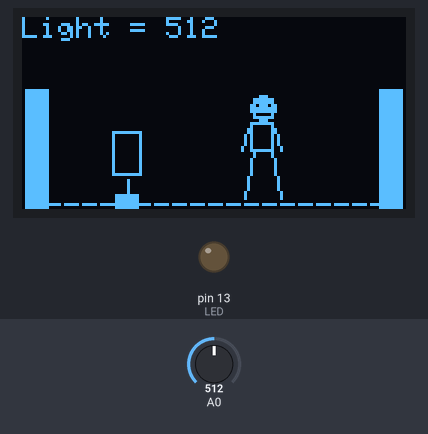
Bench run of a sketch on a simulated Arduino Uno, built with avr-gcc and run on an emulated ATmega328P. Parts: 128×64 one-colour display, output pins drawn as LEDs (lit = HIGH). The inputs (shaded band) are chosen by the test bench; at power-on: A0 = 512.

Above: at 3.2 s.
3.3 s: A0 set to 211
At 3.91 s:
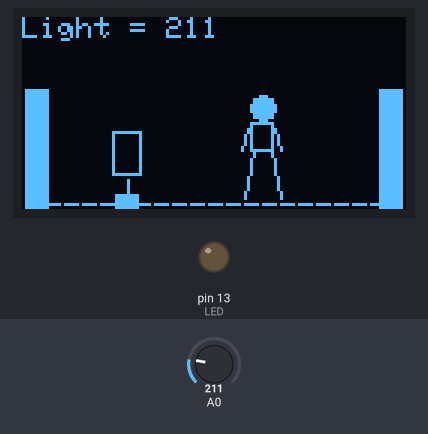
5.2 s: A0 set to 185
At 6.73 s:
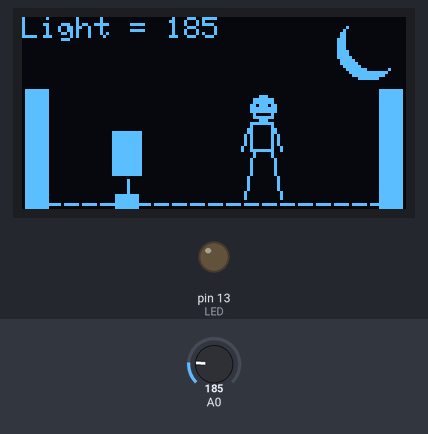
8.2 s: A0 set to 210
At 8.83 s:
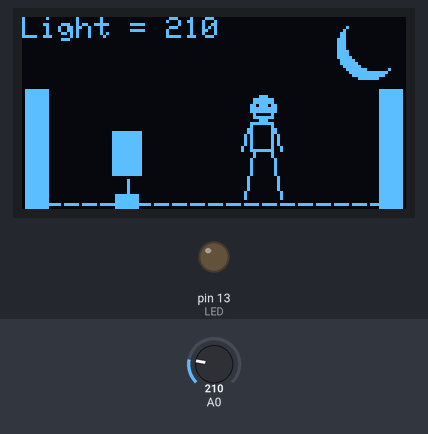
Timing chart, 0 to 11.2 s (numbered marks = the images above; inputs shaded):
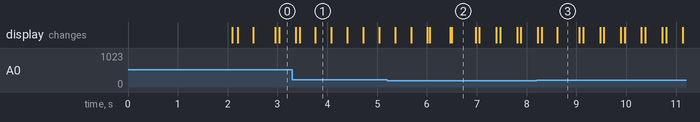

Measured:
- the behaviour switches between 200 and 199 on A0 (found by bisection; images 1 and 2)
- after the input at 3.3 s, the display: first differs from a run without the input after 0.45 s (image 1)
- after the input at 5.2 s, the display: first differs from a run without the input after 1.3 s (image 2)
- after the input at 8.2 s, the display: first differs from a run without the input after 0.41 s (image 3)

The sketch:

HubWorld_Satellite_V04_102.ino
```cpp
// Hub World Satellite
// This one is 102 - change to suit

// Replies with full protocol to Hub
// Animates character turning on/off a light - maybe tone for action
// If dark for over 10 seconds he goes to sleep (sleep mode from the Hub)
// Random movements such as arms moveets, legs.
// Dark mode triggers noise from hub of a ping and "Light = Dark!"


#include <Wire.h>
#include <Adafruit_GFX.h>
#include <Adafruit_SSD1306.h>

#define SCREEN_WIDTH 128
#define SCREEN_HEIGHT 64

Adafruit_SSD1306 display(128,64,&Wire,-1);


int personx = 80;
int persony = 30;
int eye1;
int eye2;
int looper; // general looping function


// Satellite specific
int lightLevel = 0;
int lampOn = 0;
int sun = 0;
int moon = 0;

const int LED = LED_BUILTIN;
const int SATELLITE_NUMBER = 102;

// Message reception
int messagePart = 0;
int receivedValues[4];

String incomingNumber = "";

int Hub = 0; // has the Hub been detected


void setup()
{
  display.begin(SSD1306_SWITCHCAPVCC,0x3C);

  pinMode(LED, OUTPUT);
  Serial.begin(115200);

  display.clearDisplay();

  display.setTextColor(SSD1306_WHITE);

  display.setTextSize(2);
  display.setCursor(10,10);
  display.print("Hub World");
  display.setTextSize(1);
  display.setCursor(28,56);
  display.print("Satellite 102");

  display.display();

  delay(2000);

  display.clearDisplay();
}


void loop()
{
    // ----  Start of basic screen
    display.setTextColor(SSD1306_WHITE);
    display.setTextSize(1);


    display.setCursor(2,56);
    for(int a = 2; a <= 129; a++) {display.print("_");}

    leftdoor();
    rightdoor();
    display.display();

    // --- End of basic screen

    // display character person
    personfront();
    eyes();
    mouth();
    display.display();


  // Check for incoming serial data
  while (Serial.available() > 0) {

    char incomingChar = Serial.read();

    // Newline means one number is complete
    if (incomingChar == '\n') {

      int value = incomingNumber.toInt();
      incomingNumber = "";

      // Waiting for the start marker
      if (messagePart == 0) {

        if (value == 999) {
          receivedValues[0] = value;
          messagePart = 1;
        }
      }

      // Receiving the remaining three fields
      else {

        receivedValues[messagePart] = value;
        messagePart++;

        // Four fields received
        if (messagePart == 4) {

          int satelliteNumber = receivedValues[1];
          int command = receivedValues[2];
          int specialCommand = receivedValues[3];

          // Is this message for me?
          if (satelliteNumber == SATELLITE_NUMBER)
          {
            Hub = 1; // hub has been seen
            // Send acknowledgement
            digitalWrite(LED, HIGH);

            Serial.println(888);
            Serial.println(satelliteNumber);
            Serial.println(command);
            Serial.println(specialCommand);

            digitalWrite(LED, LOW);

            // Animate from left side to middle


            // print greeting on screen
            display.setCursor(30,12);
            display.print("HELLO!");
            display.display();

            delay(2000);

            // Move character into room
            for (looper = 105; looper > 100; looper--)
               {
                //looper = looper +1; // double speed walk to the right
                personx = looper;
                personfront();
                eyes();
                mouth();
                display.display();
                delay(1);
               }

            display.setTextColor(SSD1306_BLACK);
            display.setCursor(30,12);
            display.print("HELLO!");
            display.display();
            display.setTextColor(SSD1306_WHITE);

          }

          // Ready for the next message
          messagePart = 0;
        }
      }
    }

    // Ignore carriage return
    else if (incomingChar != '\r') {
      incomingNumber += incomingChar;
    }
  }

  // Other Hub World code runs here
  lightLevel = analogRead(A0);
  if (Hub == 1) {Serial.println(lightLevel);} // send serial data to Hub
  delay(250); // not sampling constantly and sending serial data

  display.setCursor(0,0);
            display.print("Light = ");
            display.fillRect(48,0,30,10, SSD1306_BLACK);
            display.setCursor(48,0);
            display.print(lightLevel);
            display.display();


  drawLamp(); // draw the unlit lamp on screen

  // If light level is under 300 he should walk over and switch on the lamp
  if(lightLevel <=300 && lampOn == 0)
    {
      lampOn = 1;
      for (looper = 80; looper > 52; looper --)
          { personx = looper; looper --; personfront(); eyes(); mouth();}
      // Light switches on
      display.fillRect(30, 38, 10, 15, SSD1306_WHITE);
      for (looper = 52; looper < 81; looper ++)
          { personx = looper; looper ++; personfront(); eyes(); mouth();}
    }

  // if light level greater than 300 he should walk over and switch off the lamp
  if(lightLevel >=400 && lampOn == 1) // bit of hysteresis
    {
      lampOn = 0;
      for (looper = 80; looper > 52; looper --)
          { personx = looper; looper --; personfront(); eyes(); mouth();}
      // Light switches off
      display.fillRect(31, 39, 8, 13, SSD1306_BLACK);
      for (looper = 52; looper < 81; looper ++)
          { personx = looper; looper ++; personfront(); eyes(); mouth();}
    }

  // if light level greater than 800 draw a sun
  if (lightLevel > 800 && sun == 0)
    {
      sun = 1;
      display.fillCircle(115, 10, 10, SSD1306_WHITE);
      display.display();
      delay(3000); // temporary
    }

  if (lightLevel < 780 && sun == 1) // bit of hysteresis
    {
      sun = 0;
      display.fillCircle(115, 10, 10, SSD1306_BLACK);
      display.display();
    }

   // if light level less than 200 draw a moon
   if (lightLevel < 200 && moon == 0)
      {
        moon =1;
        display.fillCircle(115, 10, 10, SSD1306_WHITE);
        display.fillCircle(118, 7, 10, SSD1306_BLACK); // crescent moon
        display.display();
      }

    // if light level > 250 and moon is showing blank it
    if(lightLevel > 250 && moon == 1)
      {
        moon = 0;
        display.fillCircle(115, 10, 10, SSD1306_BLACK);
        display.display();
      }

}


// Person shapes
void personfront()
{
 display.fillRect(personx - 9, persony - 7, 19, 39, SSD1306_BLACK);// remove person
 display.fillCircle(personx, persony, 4, SSD1306_WHITE); //head
 display.drawLine(personx,persony+4, personx, persony+2, SSD1306_WHITE); // neck
 display.drawRect(personx-4, persony+5, 8, 10, SSD1306_WHITE); // body height
 display.drawLine(personx-5, persony+7, personx -7, persony +14, SSD1306_WHITE); //left arm
 display.drawLine(personx+4, persony+7, personx +6, persony +14, SSD1306_WHITE); //right arm
 display.drawLine(personx-3, persony+14, personx -6, persony +30, SSD1306_WHITE); //left leg
 display.drawLine(personx+3, persony+14, personx +6, persony +30, SSD1306_WHITE); //right leg
 display.display();
}

void eyes() // middle
{
 display.fillCircle(personx, persony, 4, SSD1306_WHITE); // head
 display.drawPixel(personx -2, persony -1, SSD1306_BLACK);
 display.drawPixel(personx +2, persony -1, SSD1306_BLACK);
 display.display();
}


void mouth() // straight across no emotion
{
 display.drawLine(personx -2, persony +2, personx +2, persony +2, SSD1306_BLACK);
 display.display();
}


void leftdoor()
{
 //display.drawLine(1, 24, 1, 61, SSD1306_WHITE);
 display.fillRect(1,24,8,50, SSD1306_WHITE);
}

void rightdoor()
{
 //display.drawLine(127, 24, 127, 61, SSD1306_WHITE);
 display.fillRect(119,24,8,50, SSD1306_WHITE);
}


void snooze()
{
  display.setCursor(2,60);
  display.drawLine(40, 50, 40, 63, SSD1306_WHITE); // left bedpost
  display.drawLine(80, 50, 80, 63, SSD1306_WHITE); // right bedpost
  display.drawLine(41, 58, 79, 58, SSD1306_WHITE); // bed middle
  display.fillCircle(48, 53, 4, SSD1306_WHITE); // character head
  display.drawLine(52,56, 75, 56, SSD1306_WHITE); // character body
  display.drawLine(76, 57, 76, 52, SSD1306_WHITE); // foot
  display.display();

}

void drawLamp()
{
  display.drawRect(30, 38, 10, 15, SSD1306_WHITE);
  display.drawLine(35, 54,35, 59, SSD1306_WHITE);
  display.fillRect(31, 59, 8, 6, SSD1306_WHITE);
}
```
